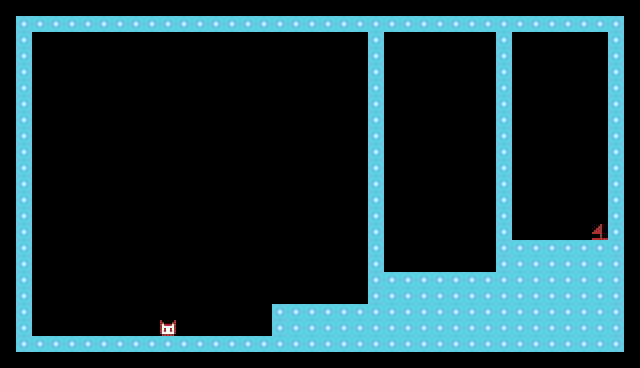

Rendered tile map (Tiled .tmx) drawn with the repository's tilesets; below, a short description and the full map source, tile grids included:
An orthogonal 40x23 tile map with 16x16 px tiles, 1 tile layer (Tile Layer 2).

<map version="1.10" tiledversion="1.12.1" orientation="orthogonal" renderorder="right-down" width="40" height="23" tilewidth="16" tileheight="16" infinite="0" nextlayerid="3" nextobjectid="1">
 <editorsettings>
  <export target="map1.h" format="c_array" />
 </editorsettings>
 <tileset firstgid="1" source="tiles.tsx" />
 <layer id="2" name="Tile Layer 2" width="40" height="23">
  <data encoding="csv">
0,0,0,0,0,0,0,0,0,0,0,0,0,0,0,0,0,0,0,0,0,0,0,0,0,0,0,0,0,0,0,0,0,0,0,0,0,0,0,0,
0,2,2,2,2,2,2,2,2,2,2,2,2,2,2,2,2,2,2,2,2,2,2,2,2,2,2,2,2,2,2,2,2,2,2,2,2,2,2,0,
0,2,0,0,0,0,0,0,0,0,0,0,0,0,0,0,0,0,0,0,0,0,0,2,0,0,0,0,0,0,0,2,0,0,0,0,0,0,2,0,
0,2,0,0,0,0,0,0,0,0,0,0,0,0,0,0,0,0,0,0,0,0,0,2,0,0,0,0,0,0,0,2,0,0,0,0,0,0,2,0,
0,2,0,0,0,0,0,0,0,0,0,0,0,0,0,0,0,0,0,0,0,0,0,2,0,0,0,0,0,0,0,2,0,0,0,0,0,0,2,0,
0,2,0,0,0,0,0,0,0,0,0,0,0,0,0,0,0,0,0,0,0,0,0,2,0,0,0,0,0,0,0,2,0,0,0,0,0,0,2,0,
0,2,0,0,0,0,0,0,0,0,0,0,0,0,0,0,0,0,0,0,0,0,0,2,0,0,0,0,0,0,0,2,0,0,0,0,0,0,2,0,
0,2,0,0,0,0,0,0,0,0,0,0,0,0,0,0,0,0,0,0,0,0,0,2,0,0,0,0,0,0,0,2,0,0,0,0,0,0,2,0,
0,2,0,0,0,0,0,0,0,0,0,0,0,0,0,0,0,0,0,0,0,0,0,2,0,0,0,0,0,0,0,2,0,0,0,0,0,0,2,0,
0,2,0,0,0,0,0,0,0,0,0,0,0,0,0,0,0,0,0,0,0,0,0,2,0,0,0,0,0,0,0,2,0,0,0,0,0,0,2,0,
0,2,0,0,0,0,0,0,0,0,0,0,0,0,0,0,0,0,0,0,0,0,0,2,0,0,0,0,0,0,0,2,0,0,0,0,0,0,2,0,
0,2,0,0,0,0,0,0,0,0,0,0,0,0,0,0,0,0,0,0,0,0,0,2,0,0,0,0,0,0,0,2,0,0,0,0,0,0,2,0,
0,2,0,0,0,0,0,0,0,0,0,0,0,0,0,0,0,0,0,0,0,0,0,2,0,0,0,0,0,0,0,2,0,0,0,0,0,0,2,0,
0,2,0,0,0,0,0,0,0,0,0,0,0,0,0,0,0,0,0,0,0,0,0,2,0,0,0,0,0,0,0,2,0,0,0,0,0,0,2,0,
0,2,0,0,0,0,0,0,0,0,0,0,0,0,0,0,0,0,0,0,0,0,0,2,0,0,0,0,0,0,0,2,0,0,0,0,0,4,2,0,
0,2,0,0,0,0,0,0,0,0,0,0,0,0,0,0,0,0,0,0,0,0,0,2,0,0,0,0,0,0,0,2,2,2,2,2,2,2,2,0,
0,2,0,0,0,0,0,0,0,0,0,0,0,0,0,0,0,0,0,0,0,0,0,2,0,0,0,0,0,0,0,2,2,2,2,2,2,2,2,0,
0,2,0,0,0,0,0,0,0,0,0,0,0,0,0,0,0,0,0,0,0,0,0,2,2,2,2,2,2,2,2,2,2,2,2,2,2,2,2,0,
0,2,0,0,0,0,0,0,0,0,0,0,0,0,0,0,0,0,0,0,0,0,0,2,2,2,2,2,2,2,2,2,2,2,2,2,2,2,2,0,
0,2,0,0,0,0,0,0,0,0,0,0,0,0,0,0,0,2,2,2,2,2,2,2,2,2,2,2,2,2,2,2,2,2,2,2,2,2,2,0,
0,2,0,0,0,0,0,0,0,0,3,0,0,0,0,0,0,2,2,2,2,2,2,2,2,2,2,2,2,2,2,2,2,2,2,2,2,2,2,0,
0,2,2,2,2,2,2,2,2,2,2,2,2,2,2,2,2,2,2,2,2,2,2,2,2,2,2,2,2,2,2,2,2,2,2,2,2,2,2,0,
0,0,0,0,0,0,0,0,0,0,0,0,0,0,0,0,0,0,0,0,0,0,0,0,0,0,0,0,0,0,0,0,0,0,0,0,0,0,0,0
</data>
 </layer>
</map>
